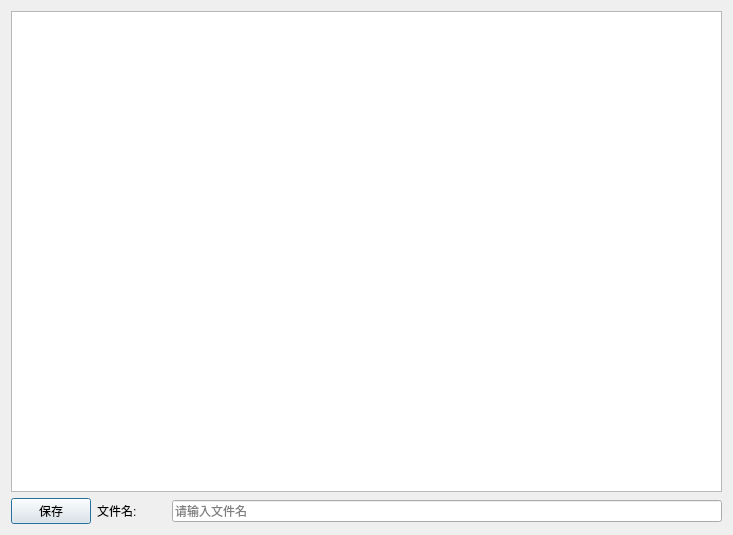
<?xml version="1.0" encoding="UTF-8"?>
<ui version="4.0">
 <class>Dialog</class>
 <widget class="QDialog" name="Dialog">
  <property name="geometry">
   <rect>
    <x>0</x>
    <y>0</y>
    <width>733</width>
    <height>535</height>
   </rect>
  </property>
  <property name="windowTitle">
   <string>编辑器</string>
  </property>
  <layout class="QVBoxLayout" name="verticalLayout">
   <item>
    <widget class="QPlainTextEdit" name="plainTextEdit">
     <property name="plainText">
      <string/>
     </property>
     <property name="placeholderText">
      <string>请输入机器人代码</string>
     </property>
    </widget>
   </item>
   <item>
    <layout class="QHBoxLayout" name="horizontalLayout" stretch="1,1,8">
     <item>
      <widget class="QPushButton" name="pushButton">
       <property name="text">
        <string>保存</string>
       </property>
      </widget>
     </item>
     <item>
      <widget class="QLabel" name="label">
       <property name="text">
        <string>文件名:</string>
       </property>
      </widget>
     </item>
     <item>
      <widget class="QLineEdit" name="lineEdit">
       <property name="placeholderText">
        <string>请输入文件名</string>
       </property>
      </widget>
     </item>
    </layout>
   </item>
  </layout>
 </widget>
 <resources/>
 <connections/>
</ui>
